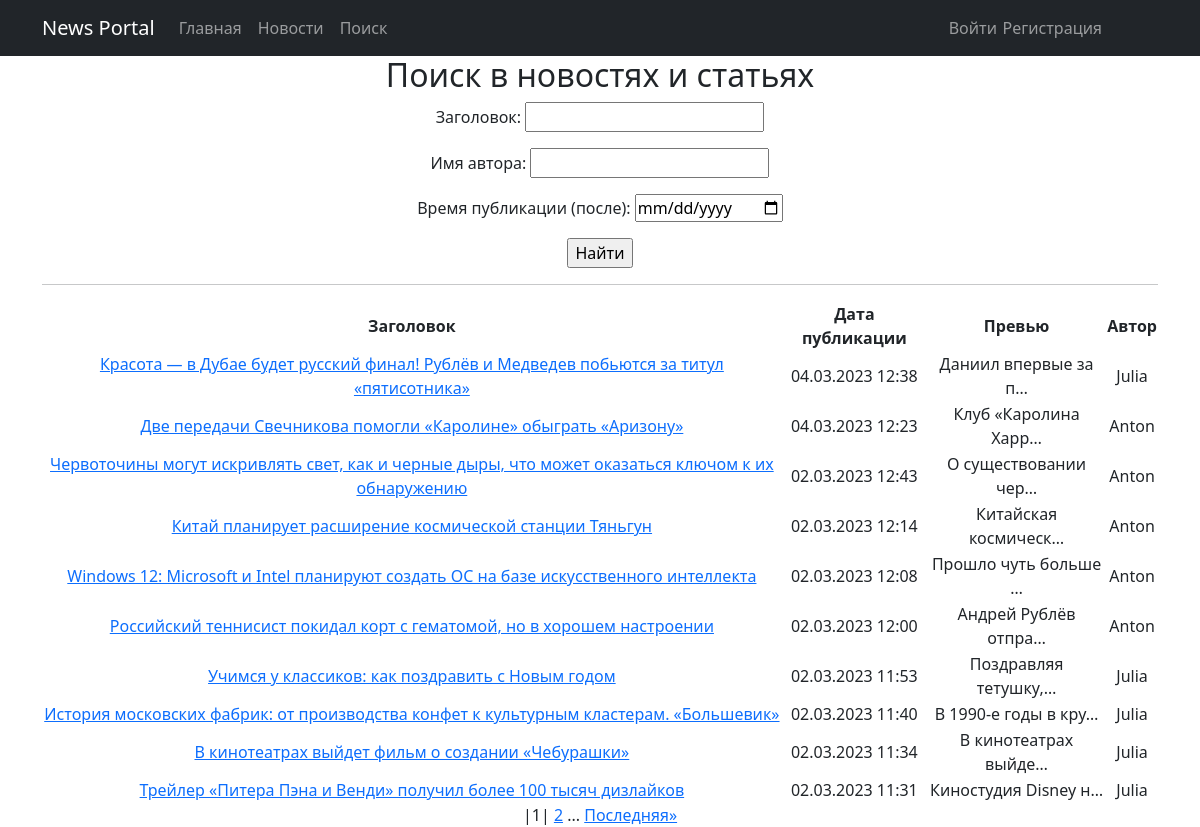
The app's page /news/search/ with its own data.
### news/models.py (models this page shows, shortened)
class Post(models.Model):
    news_type = models.CharField(max_length=2, choices=ART_NEWS, default=news)
    datetime_in = models.DateTimeField(auto_now_add=True)
    headline = models.CharField(max_length=128)
    content = models.TextField()
    post_rating = models.IntegerField(default=0)
    author = models.ForeignKey(Author, on_delete=models.CASCADE)
    category = models.ManyToManyField(Category, through='PostCategory', related_name='post')

class Author(models.Model):
    author_rating = models.IntegerField(default=0)
    user = models.OneToOneField(User, on_delete=models.CASCADE)
    def __str__(self):
        return self.user.username

### news/views.py (the view)
# urls.py: path('search/', PostSearch.as_view(), name='post_search'),
class PostSearch(NewsList):
    template_name = 'news/search.html'
    context_object_name = 'news'
    def get_queryset(self):
        queryset = super().get_queryset()
        self.filterset = PostFilter(self.request.GET, queryset)
        return self.filterset.qs
    def get_context_data(self, **kwargs):
        context = super().get_context_data(**kwargs)
        context['filterset'] = self.filterset
        context['is_not_author'] = not self.request.user.groups.filter(name='authors').exists()
        return context

### news/templatetags/custom_filters.py (called while the page is built)
@register.filter()
def censor(value):
    try:
        list_ = value.split()
    except AttributeError:
        print('Ошибка! Неверный тип данных - должна быть строка!')
    else:
        list_censored = []
        for word in list_:
            word_strip = word.strip('".,:;!?<>()')
            if word_strip.lower() in FORBIDDEN_WORDS:
                censored = word.replace(word_strip[1:], '*' * len(word_strip[1:]))
                list_censored.append(censored)
            else:
                list_censored.append(word)
        value = ' '.join(list_censored)
    return value

### news/templatetags/custom_tags.py (called while the page is built)
@register.simple_tag(takes_context=True)
def url_replace(context, **kwargs):
    d = context['request'].GET.copy()
    for k, v in kwargs.items():
        d[k] = v
    return d.urlencode()

### news/views.py (called while the page is built)
    def get_context_data(self, **kwargs):
        context = super().get_context_data(**kwargs)
        context['is_not_author'] = not self.request.user.groups.filter(name='authors').exists()
        return context

### templates/news/search.html (shortened to what this page needs)
{% extends 'default.html' %}
{% load custom_filters %}
{% load custom_tags %}
{% block content %}
    <h2>Поиск в новостях и статьях</h2>
	<form action="" method="get">
		{{ filterset.form.as_p }}
		<input type="submit" value="Найти" />
	</form>
    <hr>
	{% if news %}
		<table>
			<tr>
				<th>Заголовок</th>
				<th>Дата публикации</th>
				<th>Превью</th>
				<th>Автор</th>
			</tr>
			{% for pst in news %}
				<tr>
					<td><a href="{% url 'post_detail' pst.id %}">{{ pst.headline|censor }}</a></td>
					<td>{{ pst.datetime_in|date:'d.m.Y H:i' }}</td>
					<td>{{ pst.content|truncatechars:20|censor }}</td>
					<td>{{ pst.author }}</td>
				</tr>
			{% endfor %}
		</table>
	{% else %}
		<h2>Новостей и статей нет!</h2>
	{% endif %}
	{% if paginator.num_pages != 1 %}
		|{{ page_obj.number }}|
		{% if page_obj.has_next %}
			<a href="?{% url_replace page=page_obj.next_page_number %}">{{ page_obj.next_page_number }}</a>
			...
			<a href="?{% url_replace page=page_obj.paginator.num_pages %}">Последняя&raquo;</a>
		{% endif %}
	{% endif %}
{% endblock content %}

### records on screen
Post: headline|censor "Красота — в Дубае будет русский финал! Рублёв и Медведев побьются за титул «пятисотника»", datetime_in "04.03.2023 12:38", content|censor "Даниил впервые за п…", author "Julia"
Post: headline|censor "Две передачи Свечникова помогли «Каролине» обыграть «Аризону»", datetime_in "04.03.2023 12:23", content|censor "Клуб «Каролина Харр…", author "Anton"
Post: headline|censor "Червоточины могут искривлять свет, как и черные дыры, что может оказаться ключом к их обнаружению", datetime_in "02.03.2023 12:43", content|censor "О существовании чер…", author "Anton"
Post: headline|censor "Китай планирует расширение космической станции Тяньгун", datetime_in "02.03.2023 12:14", content|censor "Китайская космическ…", author "Anton"
Post: headline|censor "Windows 12: Microsoft и Intel планируют создать ОС на базе искусственного интеллекта", datetime_in "02.03.2023 12:08", content|censor "Прошло чуть больше …", author "Anton"
Post: headline|censor "Российский теннисист покидал корт с гематомой, но в хорошем настроении", datetime_in "02.03.2023 12:00", content|censor "Андрей Рублёв отпра…", author "Anton"
Post: headline|censor "Учимся у классиков: как поздравить с Новым годом", datetime_in "02.03.2023 11:53", content|censor "Поздравляя тетушку,…", author "Julia"
Post: headline|censor "История московских фабрик: от производства конфет к культурным кластерам. «Большевик»", datetime_in "02.03.2023 11:40", content|censor "В 1990-е годы в кру…", author "Julia"
Post: headline|censor "В кинотеатрах выйдет фильм о создании «Чебурашки»", datetime_in "02.03.2023 11:34", content|censor "В кинотеатрах выйде…", author "Julia"
Post: headline|censor "Трейлер «Питера Пэна и Венди» получил более 100 тысяч дизлайков", datetime_in "02.03.2023 11:31", content|censor "Киностудия Disney н…", author "Julia"

### other values on screen
{{ page_obj.number }} "1"
{{ page_obj.next_page_number }} "2"
